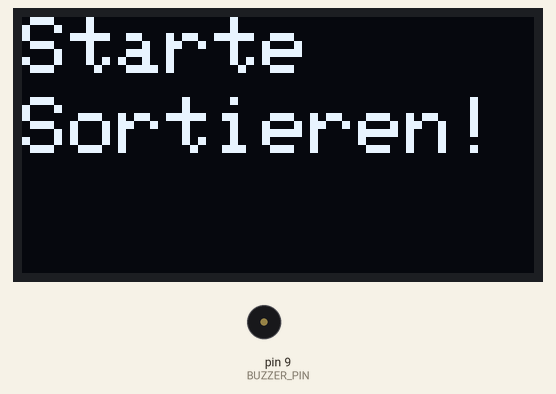
Simulated run of this sketch. Board: Arduino Uno, built with avr-gcc and run on an emulated ATmega328P. On the bench: 128×64 one-colour display, buzzer (waves = sounding). Random numbers use the default seed unless the sketch sets one; what the sketch prints to the serial monitor is not drawn.

Above: at 0.1 s.
At 10.6 s:
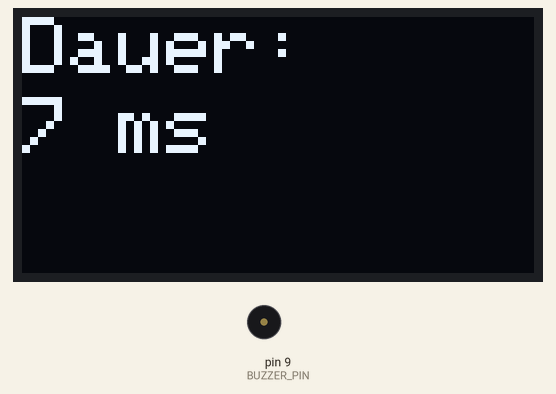
At 68.08 s:
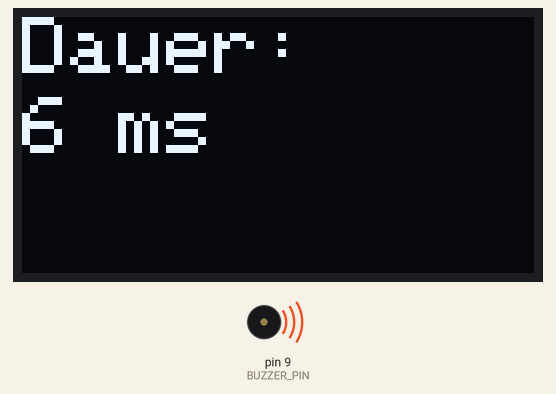
At 125.8 s:
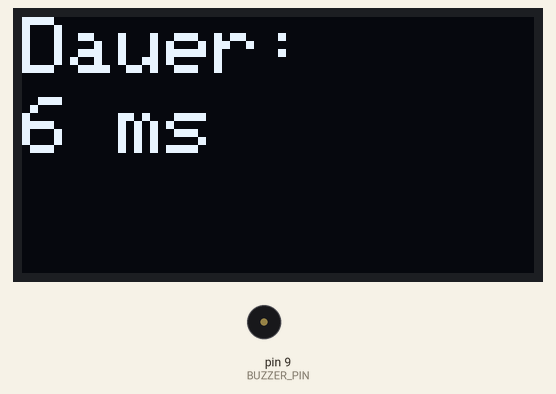
Timing chart, 0 to 127.3 s (numbered marks = the images above):
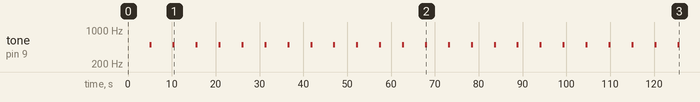

Measured:
- by itself, tone on pin 9 (BUZZER_PIN): repeats every 5.2 s: silent 0.10 s, 500 Hz 0.10 s, silent 4.9 s, 500 Hz 0.13 s
- what the display in image 1 shows lasts 10.5 s, from 5.0 s to 15.5 s

The sketch:

BubbleSort-oledoutput_Buzzer.ino
```cpp
#include <Wire.h>
#include <Adafruit_GFX.h>
#include <Adafruit_SSD1306.h>

// Display-Konfiguration
#define SCREEN_WIDTH 128
#define SCREEN_HEIGHT 64
#define OLED_RESET    -1
Adafruit_SSD1306 display(SCREEN_WIDTH, SCREEN_HEIGHT, &Wire, OLED_RESET);

// Arraygröße
#define ARRAY_SIZE 100

// Das Array mit 100 zufälligen Ganzzahlen
int arr[ARRAY_SIZE];

unsigned long lastTime = 0; // Letzte Zeit für die Sortierung

// Pin für den Buzzer
#define BUZZER_PIN 9

void setup() {
  // Starte die serielle Kommunikation
  Serial.begin(9600);
  randomSeed(analogRead(0)); // Zufallsgenerator initialisieren

  // Initialisiere den Buzzer Pin
  pinMode(BUZZER_PIN, OUTPUT);

  // Initialisiere das Display
  if (!display.begin(SSD1306_SWITCHCAPVCC, 0x3C)) {
    Serial.println(F("Fehler beim Initialisieren des Displays"));
    while (1); // Stopp, wenn das Display nicht gefunden wird
  }

  // Initialisiere das Array mit Zufallszahlen
  for (int i = 0; i < ARRAY_SIZE; i++) {
    arr[i] = random(0, 9999); // Zufallszahlen im Bereich 0-9999
  }

  display.clearDisplay();
  display.setTextSize(2);
  display.setTextColor(SSD1306_WHITE);
  display.setCursor(0, 0);
  display.print(F("Starte"));
  display.setCursor(0, 20);
  display.print("Sortieren!");
  display.display();
}

void loop() {
  // Wenn 5 Sekunden vergangen sind, starte das Sortieren
  if (millis() - lastTime >= 5000) {
    // Messen der Zeit, die der Sortierprozess dauert
    unsigned long startTime = millis(); // Startzeitpunkt


    // Buzzer piept einmal beim Start der Sortierung (leise)
    tone(BUZZER_PIN, 500, 100); // Frequenz 500Hz, Dauer 100ms (leise)

    // BubbleSort Algorithmus
    for (int i = 0; i < ARRAY_SIZE - 1; i++) {
      for (int j = 0; j < ARRAY_SIZE - i - 1; j++) {
        if (arr[j] > arr[j + 1]) {
          // Tausche die Elemente
          int temp = arr[j];
          arr[j] = arr[j + 1];
          arr[j + 1] = temp;
        }
      }
    }

    unsigned long endTime = millis(); // Endzeitpunkt
    unsigned long duration = endTime - startTime; // Berechne die Dauer

    // Gib die Dauer der Sortierung im seriellen Monitor aus
    Serial.print("Dauer des BubbleSort: ");
    Serial.print(duration);
    Serial.println(" Millisekunden");

    // Zeige die Dauer auf dem Display an
    display.setTextSize(2);
    display.clearDisplay();
    display.setCursor(0, 0);
    display.print(F("Dauer:"));
    display.setCursor(0, 20);
    display.print(duration);
    display.print(F(" ms"));
    display.display();

    // Buzzer piept zweimal am Ende der Sortierung (leise)
    tone(BUZZER_PIN, 500, 100); // Erstes leises Piepen
    delay(200); // kurze Pause
    tone(BUZZER_PIN, 500, 100); // Zweites leises Piepen

    // Setze die Zeit für die nächste Sortierung
    lastTime = millis();

    // 3 Sekunden Pause zwischen den Sortierungen
    delay(3000); // 3000ms = 3 Sekunden
  }
}
```
